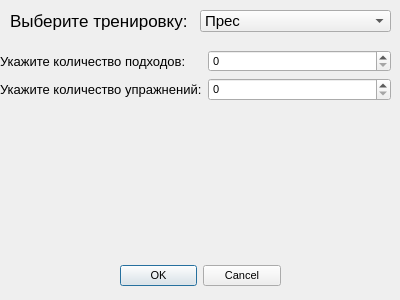
<?xml version="1.0" encoding="UTF-8"?>
<ui version="4.0">
 <class>Dialog_start_training</class>
 <widget class="QDialog" name="Dialog_start_training">
  <property name="geometry">
   <rect>
    <x>0</x>
    <y>0</y>
    <width>400</width>
    <height>300</height>
   </rect>
  </property>
  <property name="font">
   <font>
    <pointsize>8</pointsize>
   </font>
  </property>
  <property name="windowTitle">
   <string>Dialog</string>
  </property>
  <widget class="QDialogButtonBox" name="buttonBox">
   <property name="geometry">
    <rect>
     <x>120</x>
     <y>260</y>
     <width>161</width>
     <height>32</height>
    </rect>
   </property>
   <property name="orientation">
    <enum>Qt::Horizontal</enum>
   </property>
   <property name="standardButtons">
    <set>QDialogButtonBox::Cancel|QDialogButtonBox::Ok</set>
   </property>
  </widget>
  <widget class="QComboBox" name="trainingType">
   <property name="geometry">
    <rect>
     <x>200</x>
     <y>10</y>
     <width>191</width>
     <height>22</height>
    </rect>
   </property>
   <property name="font">
    <font>
     <pointsize>11</pointsize>
    </font>
   </property>
   <item>
    <property name="text">
     <string>Прес</string>
    </property>
   </item>
   <item>
    <property name="text">
     <string>Приседания</string>
    </property>
   </item>
   <item>
    <property name="text">
     <string>Подтягивания</string>
    </property>
   </item>
   <item>
    <property name="text">
     <string>Отжимания</string>
    </property>
   </item>
  </widget>
  <widget class="QLabel" name="label">
   <property name="geometry">
    <rect>
     <x>10</x>
     <y>10</y>
     <width>181</width>
     <height>21</height>
    </rect>
   </property>
   <property name="font">
    <font>
     <pointsize>13</pointsize>
    </font>
   </property>
   <property name="text">
    <string>Выберите тренировку:</string>
   </property>
  </widget>
  <widget class="QWidget" name="formLayoutWidget">
   <property name="geometry">
    <rect>
     <x>0</x>
     <y>50</y>
     <width>391</width>
     <height>51</height>
    </rect>
   </property>
   <layout class="QFormLayout" name="layoutExerc">
    <item row="0" column="0">
     <widget class="QLabel" name="labelPressAppr">
      <property name="enabled">
       <bool>true</bool>
      </property>
      <property name="font">
       <font>
        <pointsize>10</pointsize>
       </font>
      </property>
      <property name="text">
       <string>Укажите количество подходов:</string>
      </property>
     </widget>
    </item>
    <item row="0" column="1">
     <widget class="QSpinBox" name="spinBoxAppr"/>
    </item>
    <item row="1" column="1">
     <widget class="QSpinBox" name="spinBoxExcer"/>
    </item>
    <item row="1" column="0">
     <widget class="QLabel" name="labelPressExcer">
      <property name="enabled">
       <bool>true</bool>
      </property>
      <property name="font">
       <font>
        <pointsize>10</pointsize>
       </font>
      </property>
      <property name="text">
       <string>Укажите количество упражнений:</string>
      </property>
     </widget>
    </item>
   </layout>
  </widget>
 </widget>
 <resources/>
 <connections>
  <connection>
   <sender>buttonBox</sender>
   <signal>accepted()</signal>
   <receiver>Dialog_start_training</receiver>
   <slot>accept()</slot>
   <hints>
    <hint type="sourcelabel">
     <x>248</x>
     <y>254</y>
    </hint>
    <hint type="destinationlabel">
     <x>157</x>
     <y>274</y>
    </hint>
   </hints>
  </connection>
  <connection>
   <sender>buttonBox</sender>
   <signal>rejected()</signal>
   <receiver>Dialog_start_training</receiver>
   <slot>reject()</slot>
   <hints>
    <hint type="sourcelabel">
     <x>316</x>
     <y>260</y>
    </hint>
    <hint type="destinationlabel">
     <x>286</x>
     <y>274</y>
    </hint>
   </hints>
  </connection>
 </connections>
</ui>
